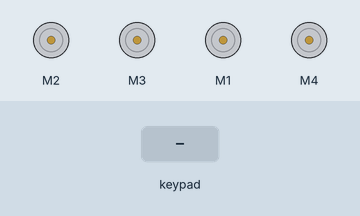
This sketch was run on a simulated Arduino Uno, built with avr-gcc and run on an emulated ATmega328P. Parts: 4 × DC motor (green arrow = forward, orange = backward, longer = faster). The inputs (shaded band) are chosen by the test bench. What the sketch prints to the serial monitor is not drawn.

Above: at 1.2 s.
1.3 s: key 'U' pressed
At 1.51 s:
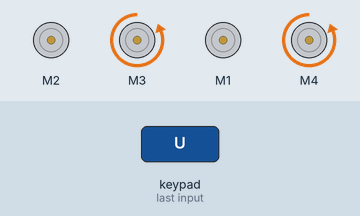
3.2 s: key 'D' pressed
At 3.42 s:
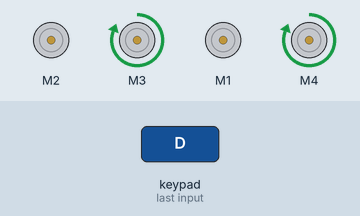
5.1 s: key 'L' pressed
At 5.34 s:
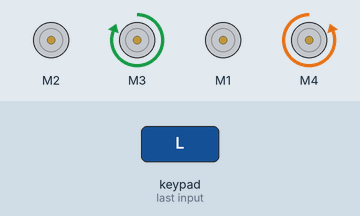
7.0 s: key 'R' pressed
At 7.2 s:
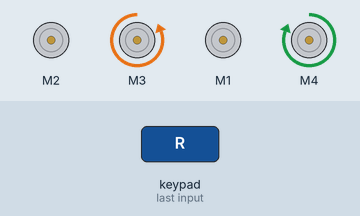
8.9 s: key 'X' pressed
At 9.12 s:
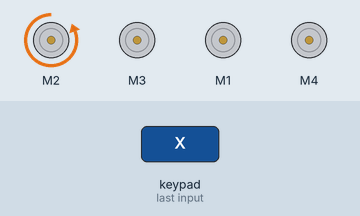
10.8 s: key 'O' pressed
At 11.4 s:
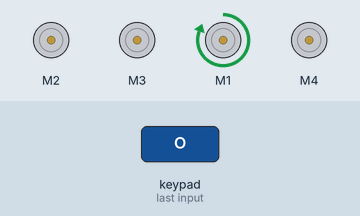
Timing chart, 0 to 13.3 s (numbered marks = the images above; inputs shaded):
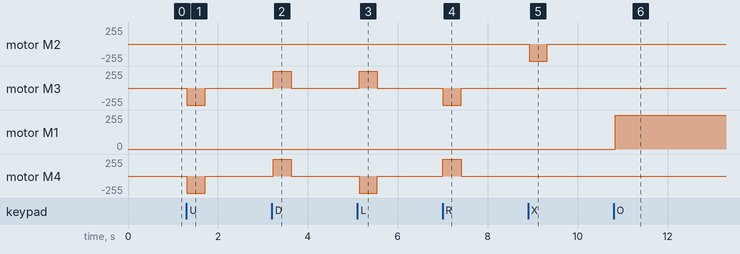

The sketch:

xe_2_cau.ino
```cpp
#include <PS2X_lib.h>
#include <AFMotor.h>


PS2X ps2x;

int error = 0;
byte vibrate = 0;
AF_DCMotor M1(1);
AF_DCMotor M4(4);
AF_DCMotor M2(2);
AF_DCMotor M3(3);

void setup()
{

  Serial.begin(9600);

  error = ps2x.config_gamepad(A0, A1, A2, A3, true, true); //(clock, command, attention, data)

  if (error == 0)
  {
    Serial.println("Controlador encontrado y configurado");
  }
  else
  {
    Serial.println("Error, mando no encontrado");
  }

  M2.run(RELEASE);
  M3.run(RELEASE);
  M1.run(RELEASE);
  M4.run(RELEASE);

}

void loop()
{

  int temp;
  ps2x.read_gamepad(false, vibrate);

  vibrate = ps2x.Analog(PSAB_BLUE);

  if (ps2x.Button(PSB_PAD_UP))
  {

    Serial.print("LEN ");
    M3.setSpeed(255);
    M3.run(BACKWARD);
    M4.setSpeed(255);
    M4.run(BACKWARD);

  }


  else if (ps2x.Button(PSB_PAD_DOWN))
  {

    Serial.print("XUONG ");
    M4.setSpeed(255);
    M4.run(FORWARD);
    M3.setSpeed(255);
    M3.run(FORWARD);

  }

  else if (ps2x.Button(PSB_PAD_LEFT))
  {

    Serial.println("TRAI ");
    M4.setSpeed(255);
    M4.run(BACKWARD);
    M3.setSpeed(255);
    M3.run(FORWARD);

  }

  else if (ps2x.Button(PSB_PAD_RIGHT))
  {

    Serial.println("PHAI ");
    M4.setSpeed(255);
    M4.run(FORWARD);
    M3.setSpeed(255);
    M3.run(BACKWARD);

  }

  if (ps2x.ButtonPressed(PSB_CIRCLE))
  {
    Serial.println("Circle just pressed");
    M1.run(FORWARD);
    M1.setSpeed(255);
  }

  if (ps2x.ButtonReleased(PSB_SQUARE))             //will be TRUE if button was JUST released
  {
    Serial.println("Square just released");
    M1.run(BACKWARD);
    M1.setSpeed(255);
  }


  else if (ps2x.Button(PSB_SELECT))
  {
    Serial.println("Presionaste seleccionar: ");

  }
  else if (ps2x.Button(PSB_START))
  {
    Serial.println("Presionaste entrar: ");
  }
  if (ps2x.NewButtonState()) {        //will be TRUE if any button changes state (on to off, or off to on)

    if (ps2x.Button(PSB_L3))
      Serial.println("L3 pressed");
    if (ps2x.Button(PSB_R3))
      Serial.println("R3 pressed");
    if (ps2x.Button(PSB_L2))
    {
      Serial.println("L2 pressed");
      M1.run(RELEASE);

    }
    if (ps2x.Button(PSB_R1) )
    {
      Serial.print("R1 pressed");

    }
    if (ps2x.Button(PSB_R2))
    {
      Serial.println("R2 pressed");

    }
    if (ps2x.Button(PSB_TRIANGLE))
    {
      Serial.println("Triangle pressed");
      M2.run(FORWARD);
      M2.setSpeed(255);
    }
    if (ps2x.Button(PSB_CROSS))              //will be TRUE if button was JUST pressed OR released
    {
      Serial.println("X just changed");
      M2.run(BACKWARD);
      M2.setSpeed(255);
    }
  }
  if (ps2x.Button(PSB_L1) ) { //print stick values if either is TRUE

  }

  if ((ps2x.ButtonReleased(PSB_PAD_UP)) || (ps2x.ButtonReleased(PSB_PAD_DOWN)) || (ps2x.ButtonReleased(PSB_PAD_LEFT)) || (ps2x.ButtonReleased(PSB_PAD_RIGHT)) || (ps2x.ButtonReleased(PSB_TRIANGLE)) || (ps2x.ButtonReleased(PSB_CROSS)) || (ps2x.ButtonReleased(PSB_CIRCLE)) || (ps2x.ButtonReleased(PSB_SQUARE)))
  {
    M2.run(RELEASE);
    M3.run(RELEASE);

    M4.run(RELEASE);

  }

  delay(50);

}
```

Measured:
- after the input at 1.3 s, motor M3, motor M4: stopped → backward 255/255 at once, → stopped 0.40 s later
- after the input at 3.2 s, motor M3, motor M4: stopped → forward 255/255 at once, → stopped 0.40 s later
- after the input at 5.1 s, motor M3: stopped → forward 255/255 at once, → stopped 0.40 s later; motor M4: stopped → backward 255/255 at once, → stopped 0.40 s later
- after the input at 7.0 s, motor M3: stopped → backward 255/255 at once, → stopped 0.40 s later; motor M4: stopped → forward 255/255 at once, → stopped 0.40 s later
- after the input at 8.9 s, motor M2: stopped → backward 255/255 at once, → stopped 0.40 s later
- after the input at 10.8 s, motor M1: stopped → forward 255/255 at once
